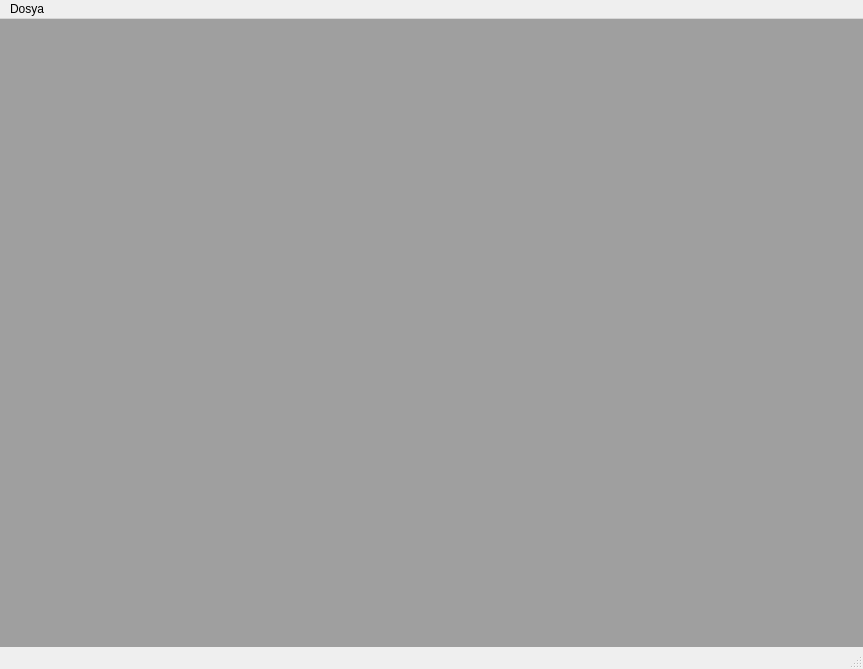
<?xml version="1.0" encoding="UTF-8"?>
<ui version="4.0">
 <class>MainWindow</class>
 <widget class="QMainWindow" name="MainWindow">
  <property name="geometry">
   <rect>
    <x>0</x>
    <y>0</y>
    <width>863</width>
    <height>669</height>
   </rect>
  </property>
  <property name="windowTitle">
   <string>MainWindow</string>
  </property>
  <widget class="QWidget" name="centralwidget">
   <layout class="QGridLayout" name="gridLayout">
    <property name="leftMargin">
     <number>0</number>
    </property>
    <property name="topMargin">
     <number>0</number>
    </property>
    <property name="rightMargin">
     <number>0</number>
    </property>
    <property name="bottomMargin">
     <number>0</number>
    </property>
    <property name="spacing">
     <number>0</number>
    </property>
    <item row="0" column="0">
     <widget class="QMdiArea" name="mdi"/>
    </item>
   </layout>
  </widget>
  <widget class="QMenuBar" name="menubar">
   <property name="geometry">
    <rect>
     <x>0</x>
     <y>0</y>
     <width>863</width>
     <height>21</height>
    </rect>
   </property>
   <widget class="QMenu" name="menuDosya">
    <property name="title">
     <string>Dosya</string>
    </property>
    <addaction name="ogrenciList"/>
    <addaction name="actionDavran_lar"/>
    <addaction name="separator"/>
    <addaction name="actionRaporlar"/>
    <addaction name="ogrenci_ekle"/>
   </widget>
   <addaction name="menuDosya"/>
  </widget>
  <widget class="QStatusBar" name="statusbar"/>
  <action name="ogrenciList">
   <property name="text">
    <string>Öğrenciler</string>
   </property>
  </action>
  <action name="actionDavran_lar">
   <property name="text">
    <string>Davranışlar</string>
   </property>
  </action>
  <action name="actionRaporlar">
   <property name="text">
    <string>Raporlar</string>
   </property>
  </action>
  <action name="ogrenci_ekle">
   <property name="text">
    <string>Öğrenci Ekle</string>
   </property>
  </action>
 </widget>
 <resources/>
 <connections/>
</ui>
